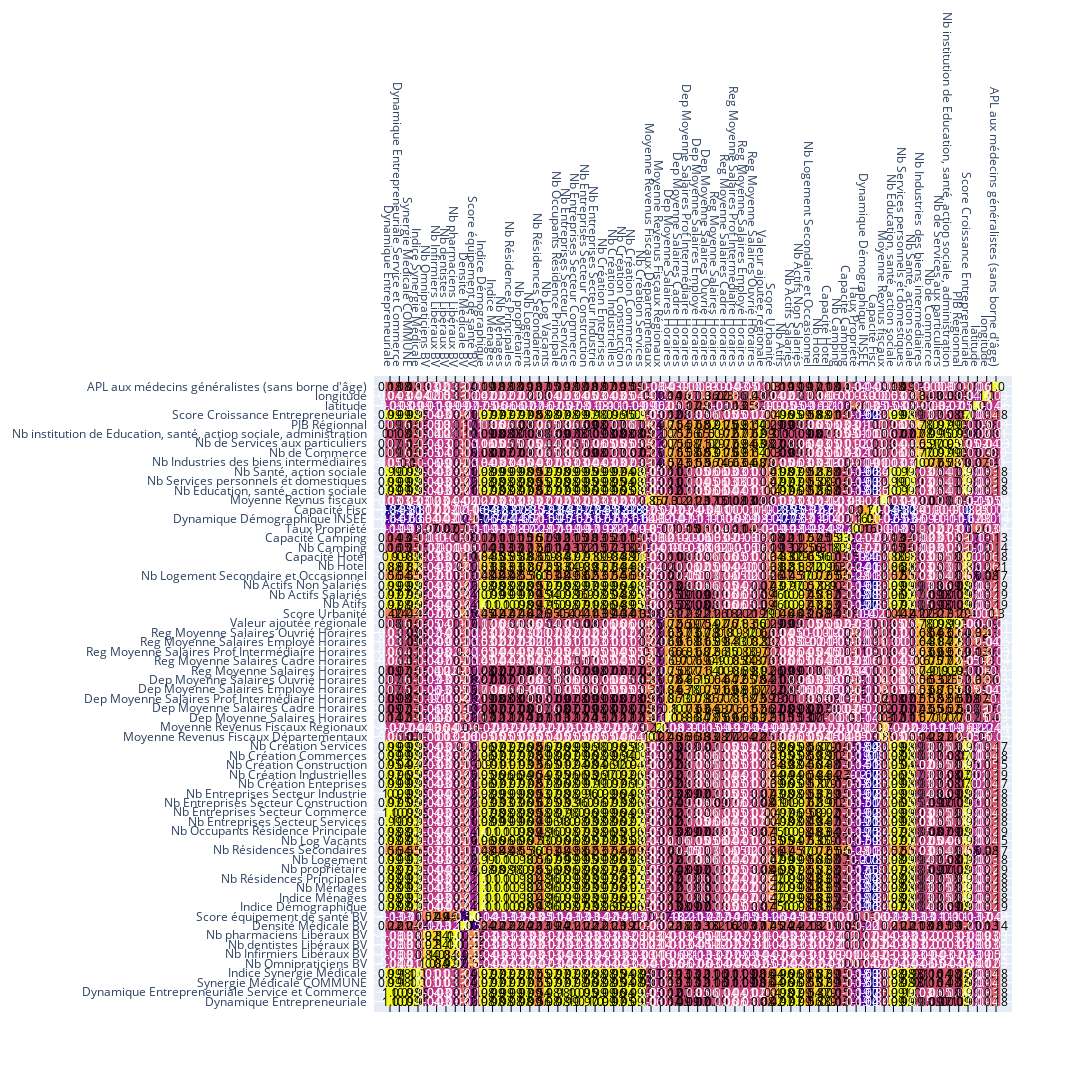

Write notebook code for a chart like this one.
### Code cell
# Select only numerical columns for the correlation matrix
numeric_columns = insee_df.select_dtypes(include=['float64', 'int64'])

# Calculate the correlation matrix
corr_matrix = numeric_columns.corr().round(2)

fig = ff.create_annotated_heatmap(corr_matrix.values,
                                  x=corr_matrix.columns.tolist(),
                                  y=corr_matrix.index.tolist())

fig.update_layout(height=2400, width=3200)

fig.show()
